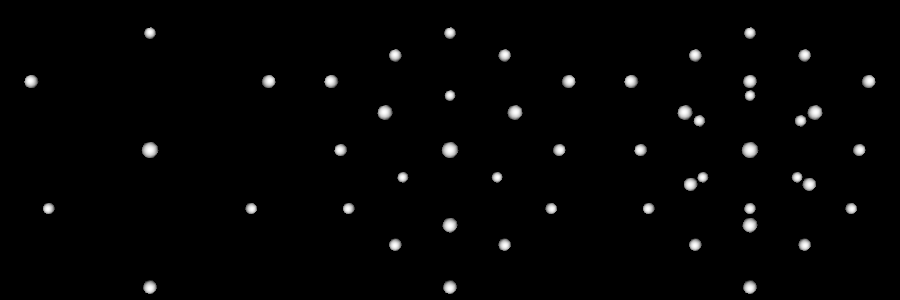

Generate this figure with Python:
#!/usr/bin/env python

# Demonstrate vtkDensifyPointCloudFilter with different neighborhood types
# (N closest points and radius) on a platonic cube, showing original and
# densified point clouds as glyphed spheres in three viewports.

# Factory overrides
import vtkmodules.vtkInteractionStyle  # noqa: F401
import vtkmodules.vtkRenderingFreeType  # noqa: F401
import vtkmodules.vtkRenderingOpenGL2  # noqa: F401

from vtkmodules.vtkCommonCore import vtkMath
from vtkmodules.vtkFiltersCore import vtkGlyph3D
from vtkmodules.vtkFiltersPoints import vtkDensifyPointCloudFilter
from vtkmodules.vtkFiltersSources import (
    vtkPlatonicSolidSource,
    vtkSphereSource,
)
from vtkmodules.vtkRenderingCore import (
    vtkActor,
    vtkPolyDataMapper,
    vtkRenderWindow,
    vtkRenderWindowInteractor,
    vtkRenderer,
)

math = vtkMath()
math.RandomSeed(31415)

# Eight points forming a cube
cube = vtkPlatonicSolidSource()
cube.SetSolidTypeToCube()

sphere = vtkSphereSource()
sphere.SetRadius(0.05)

# Original cube points as glyphs
glyphs_0 = vtkGlyph3D()
glyphs_0.SetInputConnection(cube.GetOutputPort())
glyphs_0.SetSourceConnection(sphere.GetOutputPort())
glyphs_0.ScalingOff()
glyphs_0.OrientOff()

mapper_0 = vtkPolyDataMapper()
mapper_0.SetInputConnection(glyphs_0.GetOutputPort())

actor_0 = vtkActor()
actor_0.SetMapper(mapper_0)

# Densify using N closest points
densify_filter_1 = vtkDensifyPointCloudFilter()
densify_filter_1.SetInputConnection(cube.GetOutputPort())
densify_filter_1.SetNeighborhoodTypeToNClosest()
densify_filter_1.SetNumberOfClosestPoints(3)
densify_filter_1.SetTargetDistance(1.0)
densify_filter_1.SetMaximumNumberOfIterations(3)

glyphs_1 = vtkGlyph3D()
glyphs_1.SetInputConnection(densify_filter_1.GetOutputPort())
glyphs_1.SetSourceConnection(sphere.GetOutputPort())
glyphs_1.ScalingOff()
glyphs_1.OrientOff()

mapper_1 = vtkPolyDataMapper()
mapper_1.SetInputConnection(glyphs_1.GetOutputPort())

actor_1 = vtkActor()
actor_1.SetMapper(mapper_1)

# Densify using radius
densify_filter_2 = vtkDensifyPointCloudFilter()
densify_filter_2.SetInputConnection(cube.GetOutputPort())
densify_filter_2.SetNeighborhoodTypeToRadius()
densify_filter_2.SetRadius(1.8)
densify_filter_2.SetTargetDistance(1.0)
densify_filter_2.SetMaximumNumberOfIterations(10)
densify_filter_2.SetMaximumNumberOfPoints(50)
densify_filter_2.Update()

glyphs_2 = vtkGlyph3D()
glyphs_2.SetInputConnection(densify_filter_2.GetOutputPort())
glyphs_2.SetSourceConnection(sphere.GetOutputPort())
glyphs_2.ScalingOff()
glyphs_2.OrientOff()

mapper_2 = vtkPolyDataMapper()
mapper_2.SetInputConnection(glyphs_2.GetOutputPort())

actor_2 = vtkActor()
actor_2.SetMapper(mapper_2)

# Three viewports
renderer_0 = vtkRenderer()
renderer_0.SetViewport(0, 0, 0.333, 1.0)
renderer_0.AddActor(actor_0)
renderer_0.SetBackground(0, 0, 0)

renderer_1 = vtkRenderer()
renderer_1.SetViewport(0.333, 0, 0.6667, 1.0)
renderer_1.AddActor(actor_1)
renderer_1.SetBackground(0, 0, 0)

renderer_2 = vtkRenderer()
renderer_2.SetViewport(0.6667, 0, 1, 1.0)
renderer_2.AddActor(actor_2)
renderer_2.SetBackground(0, 0, 0)

# Window
render_window = vtkRenderWindow()
render_window.AddRenderer(renderer_0)
render_window.AddRenderer(renderer_1)
render_window.AddRenderer(renderer_2)
render_window.SetSize(900, 300)
render_window.SetWindowName("densify pointcloud neighborhoods")

# Scene
camera = renderer_0.GetActiveCamera()
camera.SetFocalPoint(0, 0, 0)
camera.SetPosition(1, 1, 1)
renderer_0.ResetCamera()
renderer_1.SetActiveCamera(camera)
renderer_2.SetActiveCamera(camera)

# Interactor
interactor = vtkRenderWindowInteractor()
interactor.SetRenderWindow(render_window)

interactor.Initialize()
interactor.Start()
